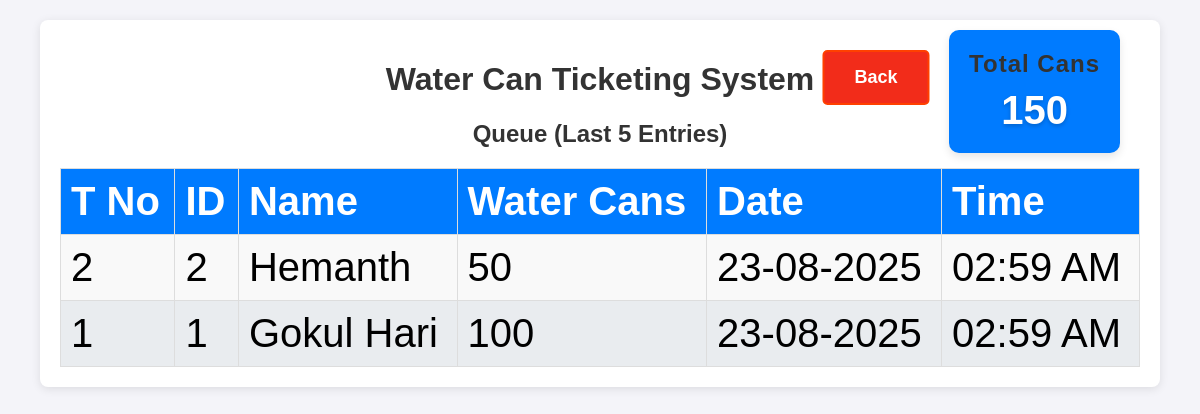
/dashboard, run on the app's committed database.
### app.py (models this page shows, shortened)
class Dealer_details(db.Model):
    id = db.Column(db.Integer, primary_key=True)
    dealer_id = db.Column(db.String(100), nullable=False, unique=True)
    name = db.Column(db.String(100), nullable=False)
    mobile = db.Column(db.String(15), nullable=False)
    address = db.Column(db.String(400), nullable=True)
    aadhaar_file = db.Column(db.String(400))  # Path to Aadhaar copy
    photo_file = db.Column(db.String(400))

class Dealer(db.Model):
    id = db.Column(db.Integer, primary_key=True)
    dealer_id = db.Column(db.String(100), nullable=False)
    water_can_count = db.Column(db.Integer, nullable=False)
    timestamp = db.Column(db.DateTime, default=datetime.now)
    token_id = db.Column(db.Integer, nullable=False)  # Daily resetting token ID
    @property
    def formatted_date(self):
        return self.timestamp.strftime("%d-%m-%Y")  # Format the date
    @property
    def formatted_time(self):
        return self.timestamp.strftime("%I:%M %p")  # Format the time in 12-hour format

### app.py (the view)
@app.route('/dashboard')
def dashboard():
    today = datetime.today().date()
    dealer_queue = db.session.query(Dealer, Dealer_details.name).outerjoin(Dealer_details, Dealer.dealer_id == Dealer_details.dealer_id).filter(func.date(Dealer.timestamp) == today).order_by(Dealer.timestamp.desc()).limit(5).all()
    return render_template('dashboard.html', queue=dealer_queue, total_cans=get_total_can_today())

### app.py (called while the page is built)
def get_total_can_today():
    query = Dealer.query
    start_of_today = datetime.now().replace(hour=0, minute=0, second=0, microsecond=0)
    query = query.filter(Dealer.timestamp >= start_of_today)
    filtered_data = query.order_by(Dealer.timestamp.desc()).all()
    total_cans = sum(dealer.water_can_count for dealer in filtered_data)
    return total_cans

### templates/dashboard.html (shortened to what this page needs)
<!DOCTYPE html>
<html lang="en">
<head>
    <link rel="stylesheet" href="/static/styles.css">
</head>
<body class="dashboard">
    <div class="container">
        <h1>Water Can Ticketing System</h1>
        <h2>Queue (Last 5 Entries)</h2>
        <table>
            <thead>
                <tr>
                    <th>T No</th>
                    <th>ID</th>
                    <th>Name</th>
                    <th>Water Cans</th>
                    <th>Date</th>
                    <th>Time</th>
                </tr>
            </thead>
            <tbody>
                {% for dealer, dealer_name in queue %}
                <tr>
                    <td>{{ dealer.token_id }}</td>
                    <td>{{ dealer.dealer_id }}</td>
                    <td>{{ dealer_name }}</td>
                    <td>{{ dealer.water_can_count }}</td>
                    <td>{{ dealer.formatted_date }}</td>
                    <td>{{ dealer.formatted_time }}</td>
                </tr>
                {% endfor %}
            </tbody>
        </table>
    </div>
    <div class="total-cans-card total-cans-card-top">
        <h2>Total Cans</h2>
        <div class="total-cans-number">{{ total_cans }}</div>
    </div>
    <a href="/" class="back">Back</a>
</body>
</html>

### static/styles.css (style rules this page uses)
body { font-family: Arial, sans-serif; background-color: #f4f4f9; margin: 0; padding: 0; }
.container { max-width: 800px; margin: 20px auto; background: #fff; padding: 20px; border-radius: 8px; box-shadow: 0 2px 10px rgba(0, 0, 0, 0.1); }
h1, h2 { color: #333; text-align: center; }
table { width: 100%; border-collapse: collapse; margin-top: 10px; }
.total-cans-card { display: flex; flex-direction: column; align-items: center; justify-content: center; background-color: #007bff; color: #fff; border-radius: 10px; padding: 20px; box-shadow: 0 4px 8px rgba(0, 0, 0, 0.1); margin-bottom: 20px; text-align: center; }
.total-cans-card h2 { margin: 0; font-size: 1.5rem; font-weight: 600; letter-spacing: 1px; }
.total-cans-card .total-cans-number { margin-top: 10px; font-size: 2.5rem; font-weight: bold; text-shadow: 0 2px 4px rgba(0, 0, 0, 0.2); }
.total-cans-card-top { position: absolute; top:30px; right:80px; }
h2 { text-align: center; margin-bottom: 20px; }
table th, table td { padding: 10px; border: 1px solid #ddd; text-align: left; }
table th { background-color: #007bff; color: white; }
table tbody tr:nth-child(odd) { background-color: #f9f9f9; }
table tbody tr:nth-child(even) { background-color: #e9ecef; }
a { display: inline-block; padding: 15px 30px; font-size: 18px; font-weight: bold; text-align: center; text-decoration: none; background-color: #007bff; color: white; border-radius: 5px; border: 2px solid #007bff; transition: all 0.3s ease; position: absolute; left: 50%; transform: translateX(-50%); transition: transform 0.2s, background-color 0.2s; }
.back { background-color: #f22c1a; border: 2px solid #ff4000; top: 50px; left: 73%; }
.dashboard .container { max-width: 90%; }
.dashboard table { font-size: 40px; width: 100%; }

### data on the page
Dealer_details: token_id "2", dealer_id "2", name "Hemanth", water_can_count "50", formatted_date "23-08-2025", formatted_time "02:59 AM"
Dealer_details: token_id "1", dealer_id "1", name "Gokul Hari", water_can_count "100", formatted_date "23-08-2025", formatted_time "02:59 AM"

### other printed values
{{ total_cans }} "150"
